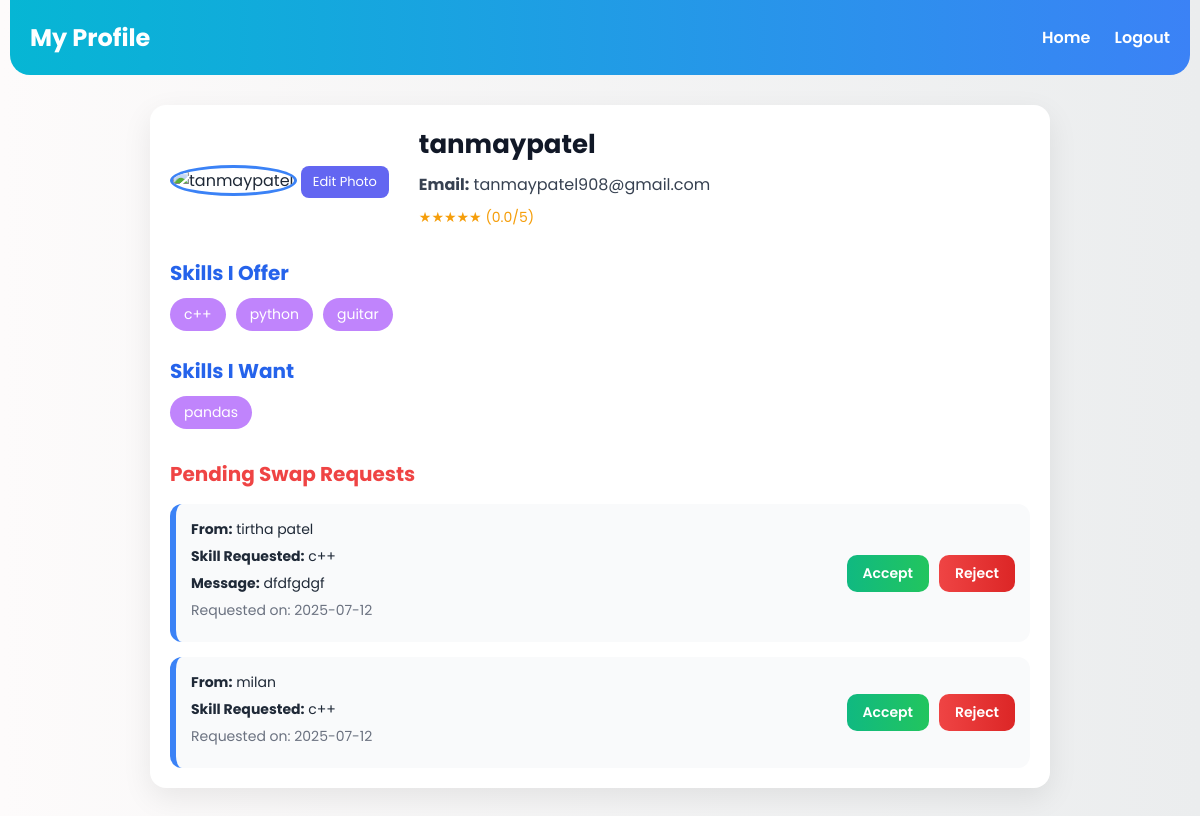
The app's page /profile (signed in) with its own data.
### app.py (models this page shows)
class User(db.Model):
    id = db.Column(db.Integer, primary_key=True)
    email = db.Column(db.String(120), unique=True, nullable=False)
    password = db.Column(db.String(200), nullable=False)
    name = db.Column(db.String(100), nullable=False)
    skills_offered = db.Column(db.String(200), nullable=False)
    skills_wanted = db.Column(db.String(200), nullable=False)
    rating = db.Column(db.Float, default=0.0)
    photo_filename = db.Column(db.String(120), nullable=True)

class Request(db.Model):
    id = db.Column(db.Integer, primary_key=True)
    requester_id = db.Column(db.Integer, db.ForeignKey('user.id'), nullable=False)
    recipient_id = db.Column(db.Integer, db.ForeignKey('user.id'), nullable=False)
    skill_requested = db.Column(db.String(200), nullable=False)
    message = db.Column(db.String(500))
    status = db.Column(db.String(20), default='pending')  # pending, accepted, rejected
    created_at = db.Column(db.DateTime, server_default=db.func.now())
    requester = db.relationship('User', foreign_keys=[requester_id])
    recipient = db.relationship('User', foreign_keys=[recipient_id])

### app.py (the view)
@app.route('/profile')
def profile():
    if 'user_id' not in session:
        flash('Please login to view your profile', 'error')
        return redirect(url_for('login'))
    user = User.query.get(session['user_id'])
    pending_requests = Request.query.filter_by(recipient_id=user.id, status='pending').all()
    return render_template('profile.html', user=user, pending_requests=pending_requests)

### templates/profile.html (shortened to what this page needs)
<!DOCTYPE html>
<html lang="en">
<head>
</head>
<body>
  <header class="top-bar">
    <h2>My Profile</h2>
    <nav>
      <a href="/">Home</a>
      <a href="/logout">Logout</a>
    </nav>
  </header>
  <main class="profile-container">
    <div class="profile-header">
      <div class="profile-image">
        <img src="{{ url_for('static', filename='uploads/' + user.photo_filename) if user.photo_filename else url_for('static', filename='profile.png') }}" alt="{{ user.name }}">
        <a href="/upload" class="edit-photo">Edit Photo</a>
      </div>
      <div class="profile-info">
        <h1>{{ user.name }}</h1>
        <p><strong>Email:</strong> {{ user.email }}</p>
        <div class="rating-container">
          <span class="stars">★★★★★</span>
          <span class="rating">({{ user.rating }}/5)</span>
        </div>
      </div>
    </div>
    <div class="profile-sections">
      <section class="profile-section">
        <h3>Skills I Offer</h3>
        <div class="skills-list">
          {% for skill in user.skills_offered.split(',') %}
            <span class="skill-tag">{{ skill.strip() }}</span>
          {% endfor %}
        </div>
      </section>
      <section class="profile-section">
        <h3>Skills I Want</h3>
        <div class="skills-list">
          {% for skill in user.skills_wanted.split(',') %}
            <span class="skill-tag">{{ skill.strip() }}</span>
          {% endfor %}
        </div>
      </section>
    </div>
    {% if pending_requests %}
    <section class="requests-section">
      <h3>Pending Swap Requests</h3>
      <div class="request-list">
        {% for req in pending_requests %}
        <div class="request-card">
          <div class="request-info">
            <p><strong>From:</strong> {{ req.requester.name }}</p>
            <p><strong>Skill Requested:</strong> {{ req.skill_requested }}</p>
            {% if req.message %}
            <p><strong>Message:</strong> {{ req.message }}</p>
            {% endif %}
            <p class="request-date">Requested on: {{ req.created_at.strftime('%Y-%m-%d') }}</p>
          </div>
          <div class="request-actions">
            <a href="{{ url_for('handle_request', request_id=req.id, action='accept') }}" class="accept-btn">Accept</a>
            <a href="{{ url_for('handle_request', request_id=req.id, action='reject') }}" class="reject-btn">Reject</a>
          </div>
        </div>
        {% endfor %}
      </div>
    </section>
    {% endif %}
  </main>
</body>
</html>

### templates/profile.html (style rules this page uses)
* { margin: 0; padding: 0; box-sizing: border-box; font-family: 'Poppins', sans-serif; }
body { background: linear-gradient(to right, #fdfbfb, #ebedee); color: #1f2937; padding: 0 10px; }
.top-bar { background: linear-gradient(to right, #06b6d4, #3b82f6); color: white; padding: 20px; border-radius: 0 0 20px 20px; display: flex; justify-content: space-between; align-items: center; flex-wrap: wrap; }
.top-bar h2 { font-size: 24px; }
.top-bar nav a { color: white; margin-left: 20px; text-decoration: none; font-weight: 600; transition: color 0.3s ease; }
.profile-container { max-width: 900px; margin: 30px auto; padding: 20px; background: white; border-radius: 16px; box-shadow: 0 10px 30px rgba(0, 0, 0, 0.08); }
.profile-header { display: flex; align-items: center; gap: 30px; flex-wrap: wrap; }
.profile-image { text-align: center; }
.profile-image img { width: 120px; height: 120px; border-radius: 50%; object-fit: cover; border: 3px solid #3b82f6; }
.edit-photo { display: inline-block; margin-top: 10px; padding: 6px 12px; background: #6366f1; color: white; font-size: 13px; border-radius: 8px; text-decoration: none; transition: background 0.3s; }
.profile-info h1 { font-size: 26px; color: #111827; }
.profile-info p { margin-top: 8px; color: #374151; }
.rating-container { margin-top: 10px; font-size: 14px; color: #f59e0b; }
.profile-sections { margin-top: 30px; }
.profile-section { margin-bottom: 25px; }
.profile-section h3 { font-size: 20px; color: #2563eb; margin-bottom: 10px; }
.skills-list { display: flex; flex-wrap: wrap; gap: 10px; }
.skill-tag { background: #c084fc; color: white; padding: 6px 14px; border-radius: 20px; font-size: 14px; }
.requests-section { margin-top: 30px; }
.requests-section h3 { font-size: 20px; color: #ef4444; margin-bottom: 15px; }
.request-list { display: flex; flex-direction: column; gap: 15px; }
.request-card { background: #f9fafb; padding: 15px; border-left: 6px solid #3b82f6; border-radius: 12px; display: flex; justify-content: space-between; flex-wrap: wrap; gap: 10px; }
.request-info p { margin-bottom: 6px; font-size: 14px; }
.request-date { font-size: 12px; color: #6b7280; }
.request-actions { display: flex; gap: 10px; align-items: center; }
.accept-btn, .reject-btn { text-decoration: none; padding: 8px 16px; border-radius: 10px; font-weight: 600; font-size: 14px; transition: 0.3s ease; display: inline-block; }
.accept-btn { background: linear-gradient(to right, #10b981, #22c55e); color: white; }
.reject-btn { background: linear-gradient(to right, #ef4444, #dc2626); color: white; }

### records on screen
User: name "tanmaypatel", email "tanmaypatel908@gmail.com", rating "0.0", strip "pandas"
Request: requester.name "tirtha patel", skill_requested "c++", message "dfdfgdgf", created_at "2025-07-12"
Request: requester.name "milan", skill_requested "c++", created_at "2025-07-12"

### other values on screen
{{ skill.strip() }} "c++" "python" "guitar"
